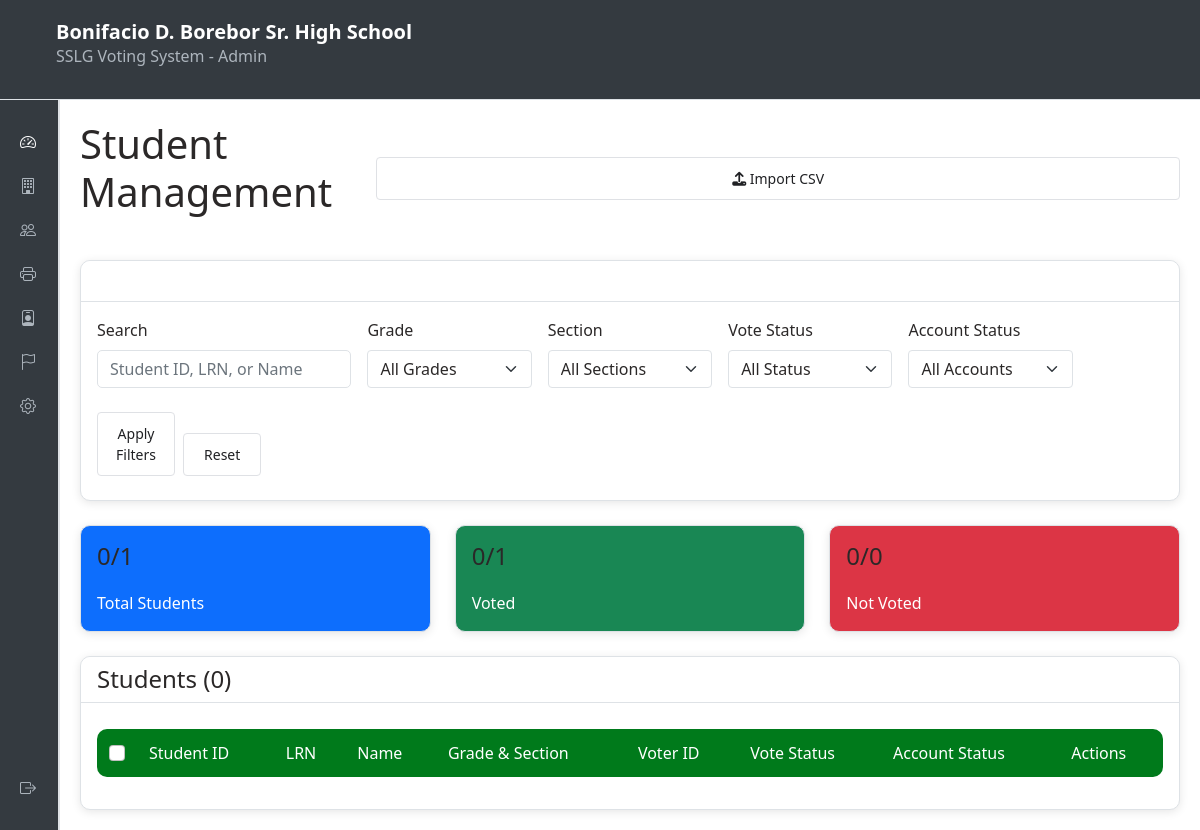
Page /admin/students.php?filter_grade=8 (signed in) on the earlier database version.
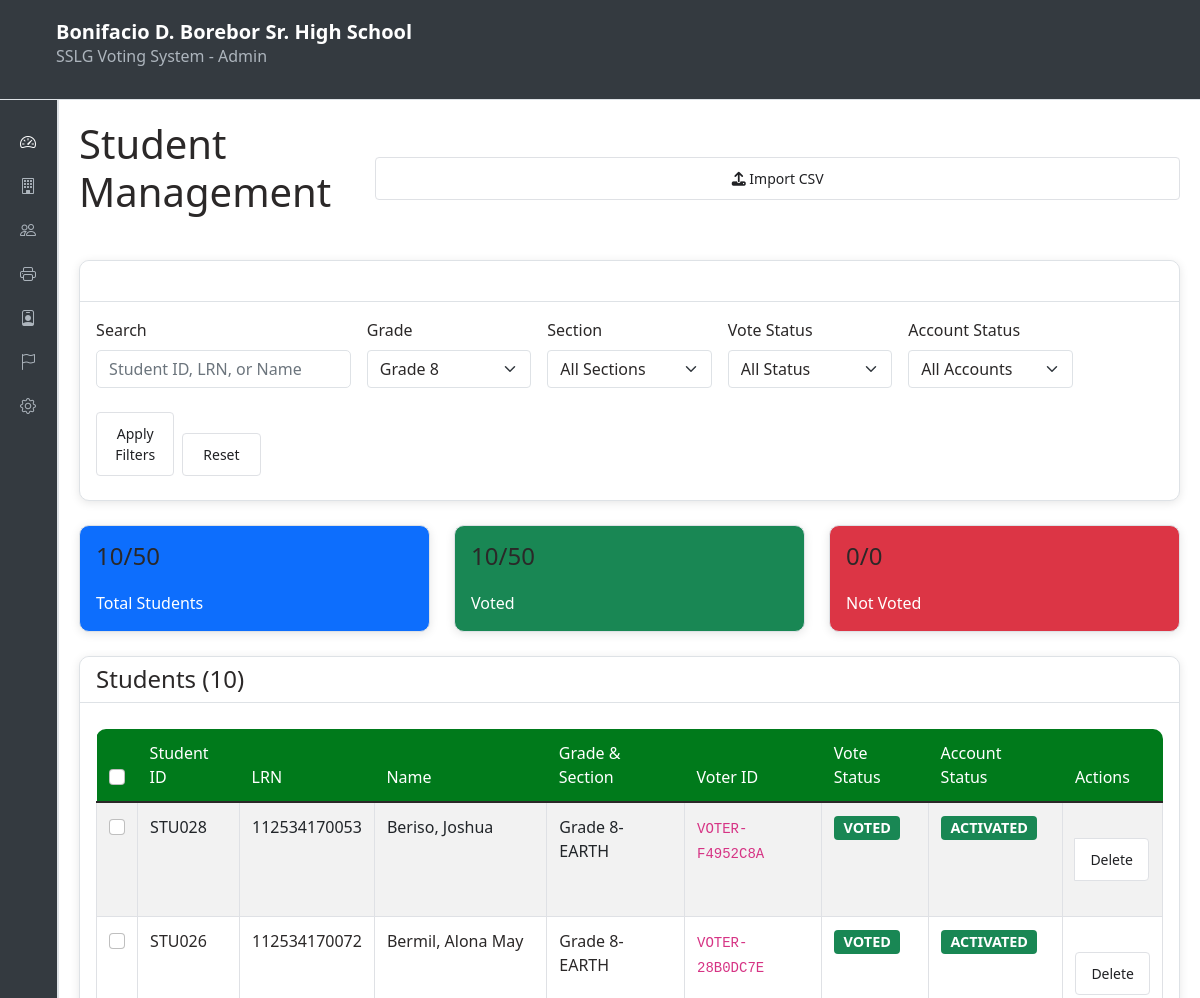
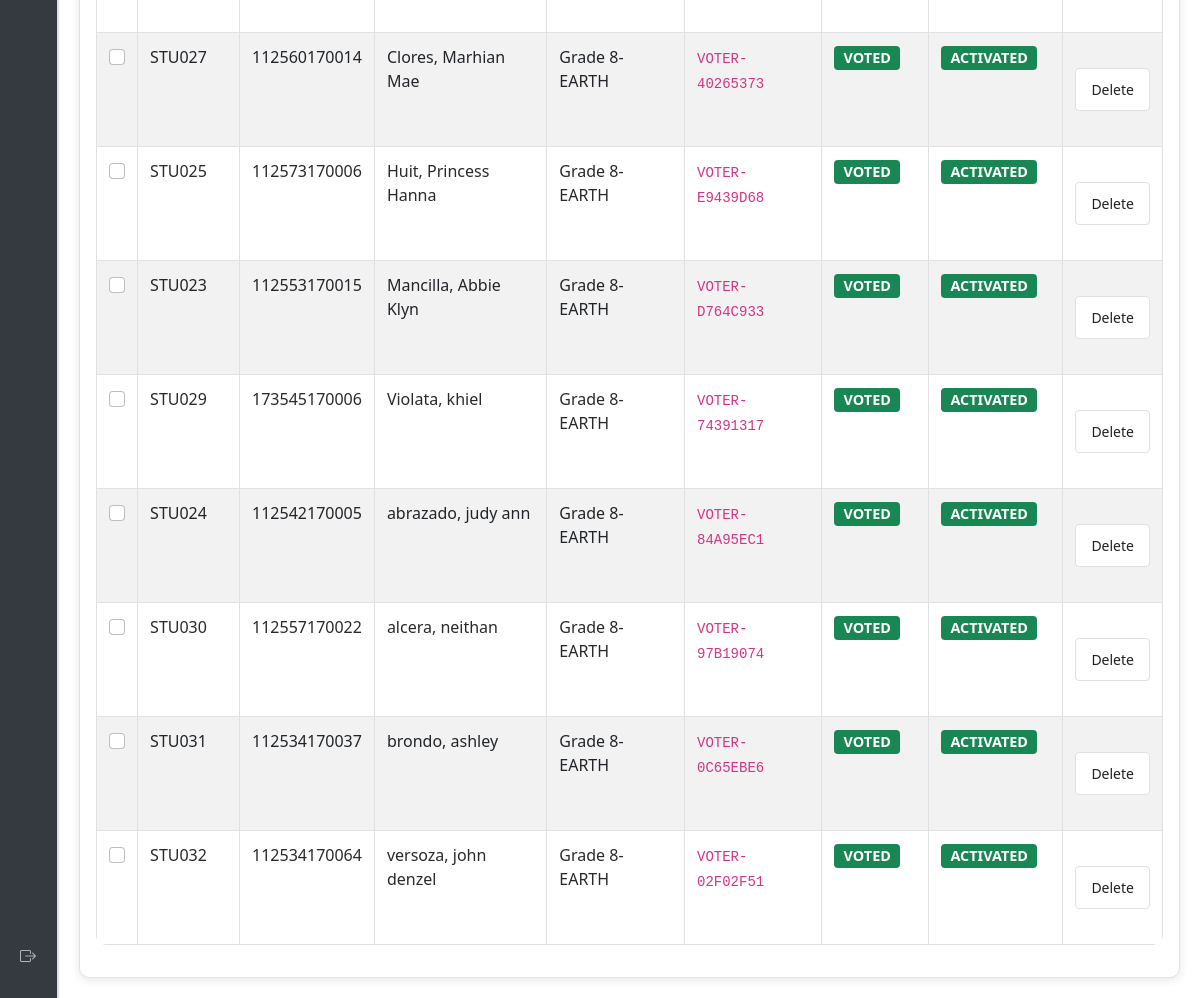
Same page on the later database version (2 pictures, top to bottom).
### tables this page shows
CREATE TABLE users (
            id INTEGER PRIMARY KEY AUTOINCREMENT,
            student_id TEXT NOT NULL UNIQUE,
            password_hash TEXT NOT NULL,
            role TEXT NOT NULL DEFAULT 'voter',
            first_name TEXT,
            last_name TEXT,
            grade TEXT,
            section TEXT,
            is_active INTEGER NOT NULL DEFAULT 1,
            voter_id_card TEXT UNIQUE,
            created_at TEXT DEFAULT CURRENT_TIMESTAMP,
            updated_at TEXT DEFAULT CURRENT_TIMESTAMP
        , token_validated INTEGER DEFAULT 0, track TEXT, lrn VARCHAR(20) DEFAULT NULL, has_voted INTEGER DEFAULT 0);

### admin/students.php (the view, shortened to what this page needs)
<?php
$db = getDBConnection();
$filter_grade = $_GET['filter_grade'] ?? '';
$search_query = $_GET['search'] ?? '';
$query = "SELECT u.*, CASE WHEN v.id IS NOT NULL THEN 1 ELSE 0 END as has_voted FROM users u LEFT JOIN votes v ON u.id = v.voter_id WHERE u.role = 'voter'";
$params = [];
if (!empty($filter_grade)) {
    $query .= " AND u.grade = ?";
    $params[] = $filter_grade;
}
$query .= " GROUP BY u.id ORDER BY u.grade, u.section, u.last_name, u.first_name";
$stmt = $db->prepare($query);
$stmt->execute($params);
$students = $stmt->fetchAll();
$grades_query = "SELECT DISTINCT grade FROM users WHERE role = 'voter' ORDER BY CAST(grade AS UNSIGNED)";
$all_grades = $db->query($grades_query)->fetchAll(PDO::FETCH_COLUMN);
$total_students = count($students);
$voted_students = count(array_filter($students, fn($s) => $s['has_voted']));
$not_voted_students = $total_students - $voted_students;
$all_students_query = $db->query("SELECT COUNT(DISTINCT u.id) as total, COUNT(DISTINCT v.voter_id) as voted FROM users u LEFT JOIN votes v ON u.id = v.voter_id WHERE u.role = 'voter'")->fetch();
$all_total = $all_students_query['total'];
$all_voted = $all_students_query['voted'];
$all_not_voted = $all_total - $all_voted;
include '../includes/admin_header.php';
include '../includes/admin_sidebar.php';
?>
<div class="admin-content">
    <div class="d-flex justify-content-between align-items-center mb-4">
        <h1>Student Management</h1>
        <button type="button" class="btn btn-primary" data-bs-toggle="modal" data-bs-target="#importModal">
            <i class="fas fa-upload"></i> Import CSV
        </button>
    </div>
    <div class="card mb-4">
        <div class="card-header">
            <h5 class="mb-0">Filters</h5>
        </div>
        <div class="card-body">
            <form method="GET" action="" class="row g-3">
                <div class="col-md-3">
                    <label for="search" class="form-label">Search</label>
                    <input type="text" class="form-control" id="search" name="search" placeholder="Student ID, LRN, or Name" value="<?php echo htmlspecialchars($search_query); ?>">
                </div>
                <div class="col-md-2">
                    <label for="filter_grade" class="form-label">Grade</label>
                    <select class="form-select" id="filter_grade" name="filter_grade">
                        <option value="">All Grades</option>
                        <?php foreach ($all_grades as $grade): ?>
                            <option value="<?php echo htmlspecialchars($grade); ?>" <?php echo $filter_grade === $grade ? 'selected' : ''; ?>>Grade <?php echo htmlspecialchars($grade); ?></option>
                        <?php endforeach; ?>
                    </select>
                </div>
                <div class="col-md-2">
                    <label for="filter_section" class="form-label">Section</label>
                    <select class="form-select" id="filter_section" name="filter_section">
                        <option value="">All Sections</option>
                    </select>
                </div>
                <div class="col-md-2">
                    <label for="filter_status" class="form-label">Vote Status</label>
                    <select class="form-select" id="filter_status" name="filter_status">
                        <option value="">All Status</option>
                    </select>
                </div>
                <div class="col-md-2">
                    <label for="filter_active" class="form-label">Account Status</label>
                    <select class="form-select" id="filter_active" name="filter_active">
                        <option value="">All Accounts</option>
                    </select>
                </div>
                <div class="col-md-2 d-flex align-items-end gap-2">
                    <button type="submit" class="btn btn-primary flex-grow-1">Apply Filters</button>
                    <a href="students.php" class="btn btn-secondary">Reset</a>
                </div>
            </form>
        </div>
    </div>
    <div class="row mb-4">
        <div class="col-md-4">
            <div class="card bg-primary text-white">
                <div class="card-body">
                    <h4><?php echo $total_students; ?>/<?php echo $all_total; ?></h4>
                    <p class="mb-0">Total Students</p>
                </div>
            </div>
        </div>
        <div class="col-md-4">
            <div class="card bg-success text-white">
                <div class="card-body">
                    <h4><?php echo $voted_students; ?>/<?php echo $all_voted; ?></h4>
                    <p class="mb-0">Voted</p>
                </div>
            </div>
        </div>
        <div class="col-md-4">
            <div class="card bg-danger text-white">
                <div class="card-body">
                    <h4><?php echo $not_voted_students; ?>/<?php echo $all_not_voted; ?></h4>
                    <p class="mb-0">Not Voted</p>
                </div>
            </div>
        </div>
    </div>
    <form method="POST" id="bulkForm">
        <div class="card">
            <div class="card-header d-flex justify-content-between align-items-center">
                <h4 class="mb-0">Students (<?php echo $total_students; ?>)</h4>
            </div>
            <div class="card-body">
                <div class="table-responsive">
                    <table class="table table-striped" id="studentsTable">
                        <thead>
                            <tr>
                                <th style="width:40px;">
                                    <input type="checkbox" id="selectAll" class="form-check-input" title="Select All">
                                </th>
                                <th>Student ID</th>
                                <th>LRN</th>
                                <th>Name</th>
                                <th>Grade & Section</th>
                                <th>Voter ID</th>
                                <th>Vote Status</th>
                                <th>Account Status</th>
                                <th>Actions</th>
                            </tr>
                        </thead>
                        <tbody>
                            <?php foreach ($students as $student): ?>
                                <tr>
                                    <td>
                                        <input type="checkbox" name="selected_ids[]" value="<?php echo $student['id']; ?>" class="form-check-input row-checkbox">
                                    </td>
                                    <td><?php echo htmlspecialchars($student['student_id']); ?></td>
                                    <td><?php echo htmlspecialchars($student['lrn'] ?? ''); ?></td>
                                    <td><?php echo htmlspecialchars($student['last_name'] . ', ' . $student['first_name']); ?></td>
                                    <td><?php echo htmlspecialchars('Grade ' . $student['grade'] . '-' . $student['section']); ?></td>
                                    <td><code><?php echo htmlspecialchars($student['voter_id_card']); ?></code></td>
                                    <td>
                                        <span class="badge <?php echo $student['has_voted'] ? 'bg-success' : 'bg-warning'; ?>">
                                            <?php echo $student['has_voted'] ? 'VOTED' : 'NOT VOTE'; ?>
                                        </span>
                                    </td>
                                    <td>
                                        <span class="badge <?php echo $student['is_active'] ? 'bg-success' : 'bg-danger'; ?>">
                                            <?php echo $student['is_active'] ? 'ACTIVATED' : 'NOT ACTIVATED'; ?>
                                        </span>
                                    </td>
                                    <td>
                                        <div class="btn-group btn-group-sm">
                                            <form method="POST" class="d-inline" data-no-transition onsubmit="return confirm('Are you sure you want to delete this student? This action cannot be undone.')">
                                                <button type="submit" class="btn btn-outline-danger btn-sm">Delete</button>
                                            </form>
                                        </div>
                                    </td>
                                </tr>
                            <?php endforeach; ?>
                        </tbody>
                    </table>
                </div>
            </div>
        </div>
    </form>
</div>
<?php include __DIR__ . '/../includes/admin_footer.php'; ?>

### includes/admin_header.php (shortened to what this page needs)
<!DOCTYPE html>
<html lang="en">
<head>
    <link href="https://cdn.jsdelivr.net/npm/bootstrap@5.1.3/dist/css/bootstrap.min.css" rel="stylesheet">
    <link rel="stylesheet" href="https://cdnjs.cloudflare.com/ajax/libs/font-awesome/6.1.1/css/all.min.css">
    <link href="../assets/css/style.css" rel="stylesheet">
    <link href="../assets/css/admin_style.css" rel="stylesheet">
    <link rel="stylesheet" href="https://cdn.jsdelivr.net/npm/bootstrap-icons@1.7.2/font/bootstrap-icons.css">
</head>
<body>
    <header class="admin-header">
        <div class="container-fluid">
            <div class="row align-items-center mb-3">
                <div class="col">
                    <a class="navbar-brand" href="index.php" style="margin: 0;"><?php echo SCHOOL_NAME; ?></a>
                    <h6 style="margin: 0; color: #adb5bd;">SSLG Voting System - Admin</h6>
                </div>
            </div>
        </div>
    </header>
    <div class="admin-wrapper">

### includes/admin_sidebar.php
<aside class="admin-sidebar collapsed d-flex flex-column justify-content-between">
    <nav class="nav flex-column">
        <a class="nav-link active" href="index.php"><i class="bi bi-speedometer2 me-2"></i><span class="link-text">Dashboard</span></a>
        <a class="nav-link" href="school.php"><i class="bi bi-building me-2"></i><span class="link-text">Edit School Info</span></a>
        <a class="nav-link" href="students.php"><i class="bi bi-people me-2"></i><span class="link-text">View Students</span></a>
        <a class="nav-link" href="print_ids.php"><i class="bi bi-printer me-2"></i><span class="link-text">Print Voter IDs</span></a>
        <a class="nav-link" href="candidates.php"><i class="bi bi-person-badge me-2"></i><span class="link-text">View Candidates</span></a>
        <a class="nav-link" href="election.php"><i class="bi bi-flag me-2"></i><span class="link-text">Manage Election</span></a>
        <a class="nav-link" href="settings.php"><i class="bi bi-gear me-2"></i><span class="link-text">Admin Settings</span></a>
    </nav>
    <div class="mt-3">
        <a class="nav-link" href="/phpvoting/logout.php"><i class="bi bi-box-arrow-right me-2"></i><span class="link-text">Logout</span></a>
    </div>
</aside>
<main class="admin-main">

### includes/admin_footer.php (shortened to what this page needs)
</main>
    </div>
</body>
</html>

### assets/css/style.css (style rules this page uses)
body { font-family: 'Segoe UI', Tahoma, Geneva, Verdana, sans-serif; background-color: #fff; }
.navbar-brand { font-weight: bold; }
.card { border: none; border-radius: 10px; box-shadow: 0 2px 10px rgba(0, 0, 0, 0.1); }
.card-header { background-color: #007a1b; color: #fff; border-radius: 10px 10px 0 0 !important; border: none; }
.btn-primary { background-color: #007a1b; border-color: #007a1b; border-radius: 5px; }
.form-control { border-radius: 5px; border: 1px solid #ced4da; }
.table { border-radius: 10px; overflow: hidden; }
.table thead th { background-color: #007a1b; color: white; border: none; }
.badge { font-size: 0.9em; }

### assets/css/admin_style.css (style rules this page uses)
:root { --bg-color: #ffffff; --text-color: #2b2828; --card-bg: #fff; --card-border: #dee2e6; --sidebar-bg: #343a40; --sidebar-text: #adb5bd; --sidebar-text-active: #fff; --header-bg: #343a40; --header-text: #fff; --table-border: #dee2e6; }
body { background-color: var(--bg-color); color: var(--text-color); opacity: 0; transition: opacity 0.35s ease, background-color 0.3s, color 0.3s; }
body.page-loaded { opacity: 1; }
.admin-wrapper { display: flex; min-height: 90vh; }
.admin-header { width: auto; height: 100px; background-color: var(--header-bg); color: var(--header-text); padding: 10px 20px; display: flex; justify-content: space-between; align-items: center; border-bottom: 1px solid var(--card-border); }
.admin-header .navbar-brand { color: var(--header-text); }
.admin-sidebar { width: 60px; height: auto; background-color: var(--sidebar-bg); padding: 20px 10px; display: flex; flex-direction: column; border-right: 2px solid var(--card-border); transition: width 0.3s; overflow: hidden; }
.admin-sidebar .nav-link { display: flex; align-items: center; padding: 10px 10px; }
.admin-sidebar .nav-link { color: var(--sidebar-text); }
.admin-sidebar .nav-link.active, .admin-sidebar .nav-link:hover { color: var(--sidebar-text-active); }
.admin-main { flex-grow: 1; padding: 20px; background-color: var(--bg-color); }
.admin-content h2, .admin-content h1, .admin-content h4 { color: var(--text-color); margin-bottom: 20px; }
.card { background-color: var(--card-bg); border: 1px solid var(--card-border); color: var(--text-color); }
.card-header { background-color: var(--card-bg); border-bottom: 1px solid var(--card-border); }
.table { color: var(--text-color); border-color: var(--card-border); }
.table th, .table td { border-color: var(--card-border); }
.form-control, .form-select { background-color: var(--card-bg); color: var(--text-color); border-color: var(--card-border); }

### includes/admin_header.php (style rules this page uses)
.admin-content .btn-group { margin: 15px 0; }
.admin-content .btn { display: block; width: 100%; padding: 10px 15px; margin: 8px 0; border: 1px solid #dfe1e5; border-radius: 4px; text-decoration: none; text-align: center; font-size: 14px; color: #202124; background: white; transition: all 0.2s ease; }
.admin-content table { width: 100%; border-collapse: collapse; margin-top: 10px; }
.admin-content th, .admin-content td { border: 1px solid #dfe1e5; padding: 12px; text-align: left; }
.admin-content th { background-color: #f8f9fa; font-weight: 500; }

Differences in the rows shown:
added users: student "STU028", lrn "112534170053", last_name+first_name "Beriso, Joshua", grade+section "Grade 8-EARTH", voter_id_card "VOTER-F4952C8A", is_active "ACTIVATED"
added users: student "STU026", lrn "112534170072", last_name+first_name "Bermil, Alona May", grade+section "Grade 8-EARTH", voter_id_card "VOTER-28B0DC7E", is_active "ACTIVATED"
added users: student "STU027", lrn "112560170014", last_name+first_name "Clores, Marhian Mae", grade+section "Grade 8-EARTH", voter_id_card "VOTER-40265373", is_active "ACTIVATED"
added users: student "STU025", lrn "112573170006", last_name+first_name "Huit, Princess Hanna", grade+section "Grade 8-EARTH", voter_id_card "VOTER-E9439D68", is_active "ACTIVATED"
added users: student "STU023", lrn "112553170015", last_name+first_name "Mancilla, Abbie Klyn", grade+section "Grade 8-EARTH", voter_id_card "VOTER-D764C933", is_active "ACTIVATED"
added users: student "STU029", lrn "173545170006", last_name+first_name "Violata, khiel", grade+section "Grade 8-EARTH", voter_id_card "VOTER-74391317", is_active "ACTIVATED"
added users: student "STU024", lrn "112542170005", last_name+first_name "abrazado, judy ann", grade+section "Grade 8-EARTH", voter_id_card "VOTER-84A95EC1", is_active "ACTIVATED"
added users: student "STU030", lrn "112557170022", last_name+first_name "alcera, neithan", grade+section "Grade 8-EARTH", voter_id_card "VOTER-97B19074", is_active "ACTIVATED"
added users: student "STU031", lrn "112534170037", last_name+first_name "brondo, ashley", grade+section "Grade 8-EARTH", voter_id_card "VOTER-0C65EBE6", is_active "ACTIVATED"
added users: student "STU032", lrn "112534170064", last_name+first_name "versoza, john denzel", grade+section "Grade 8-EARTH", voter_id_card "VOTER-02F02F51", is_active "ACTIVATED"
Other differences:
form field filter_grade: "All Grades" → "Grade 8"
$total_students: "0" → "10"
$all_total: "1" → "50"
$voted_students: "0" → "10"
$all_voted: "1" → "50"
